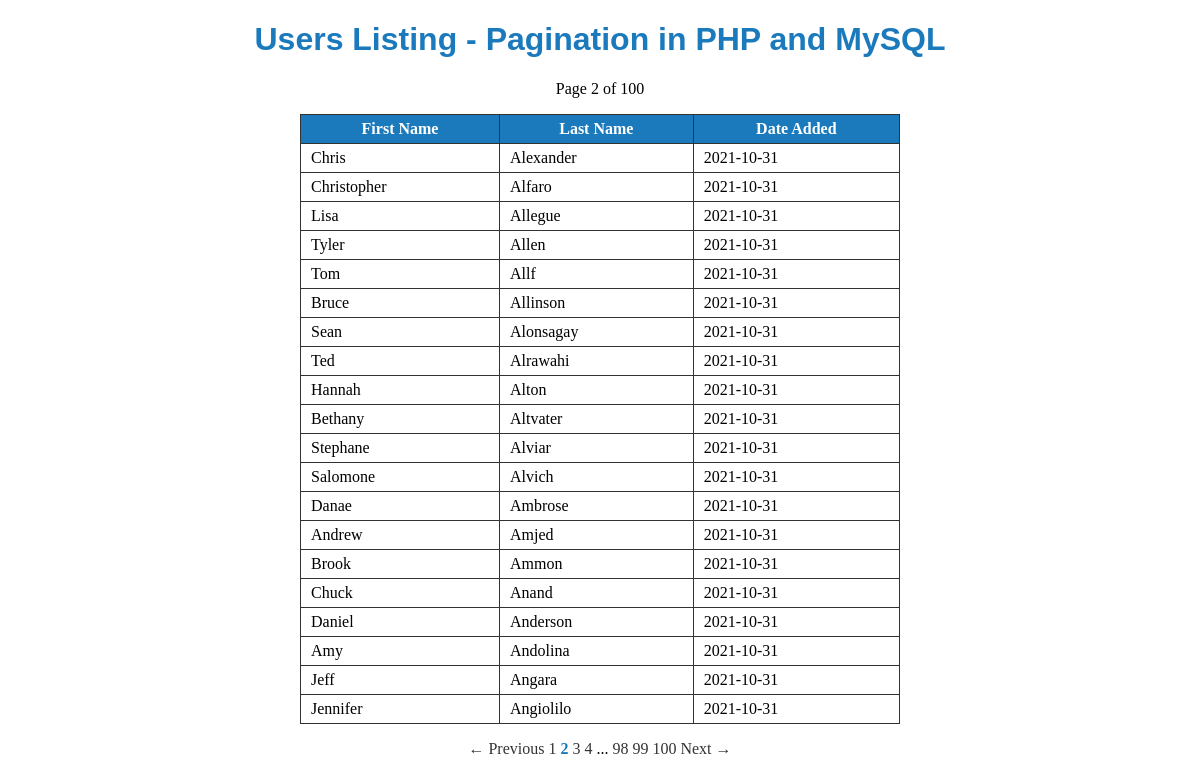
The app's page /index.php?page=2 with its own data.
### tables this page shows
CREATE TABLE users (
  id int(11) NOT NULL auto_increment,
  first_name varchar(255),
  last_name varchar(255),
  date_added TIMESTAMP DEFAULT CURRENT_TIMESTAMP,
  PRIMARY KEY (id)
);

### src/Database.php (called while the page is built, shortened)
<?php
  class Database {
    private $host;
    private $user;
    private $password;
    private $database;
    public function __construct()
    {
      $this->host = DB_SERVER;
      $this->user = DB_USER;
      $this->password = DB_PASS;
      $this->database = DB_NAME;
    }
    public function db_connect() {
      $connection = mysqli_connect($this->host, $this->user, $this->password, $this->database);
      return $connection;
    }
    public function db_query($connection, $sql) {
      $result_set = mysqli_query($connection, $sql);
      return $result_set;
    }
    public function db_fetch_assoc($result_set) {
      return mysqli_fetch_assoc($result_set);
    }
    public function db_escape($connection, $string) {
      return mysqli_real_escape_string($connection, $string);
    }
  }
?>

### src/Functions.php (called while the page is built, shortened)
<?php
  class Functions {
    private $dbObj;
    private $db;
    public function __construct($db)
    {
      $this->dbObj = $db;
      $this->db = $this->dbObj->db_connect();
    }
    public function find_customers($limit=0, $offset=0) {
      $sql = "SELECT * FROM users ";
      $sql .= "ORDER BY last_name ASC, first_name ASC";
      if($limit > 0) {
        $sql .= " LIMIT " . $this->dbObj->db_escape($this->db, $limit);
      }
      if($offset > 0) {
        $sql .= " OFFSET " . $this->dbObj->db_escape($this->db, $offset);
      }
      $result = $this->dbObj->db_query($this->db, $sql);
      return $result;
    }
    public function count_customers() {
      $sql = "SELECT COUNT(*) FROM users ";
      $result = $this->dbObj->db_query($this->db, $sql);
      $array =  $this->dbObj->db_fetch_assoc($result);
      return $array['COUNT(*)'];
    }
    public  function escape($string="") {
      return htmlspecialchars($string);
    }
  }
?>

### index.php (the view, shortened to what this page needs)
<?php
    $dbObj = new Database();
    $utility = new Functions($dbObj);
    $total_count = $utility->count_customers();
    $page = $_GET['page'] ?? 1;
    $pagination = new Pagination($total_count, $page, 20);
    $users = $utility->find_customers($pagination->per_page, $pagination->offset());
?>
<!doctype html>
<html lang="en">
  <head>
    <link rel="stylesheet" href="css/style.css">
  </head>
  <body>
    <h1>Users Listing - Pagination in PHP and MySQL </h1>
    <p class="page-status">
      Page <?php echo $pagination->current_page; ?> of <?php echo $pagination->total_pages(); ?>
    </p>
    <table id="customer-list">
      <tr>
        <th>First Name</th>
        <th>Last Name</th>
        <th>Date Added</th>
      </tr>
      <?php
        while($user = $dbObj->db_fetch_assoc($users)) {
          echo "<tr>";
          echo "<td>" . $utility->escape($user['first_name']) . "</td>";
          echo "<td>" . $utility->escape($user['last_name']) . "</td>";
          echo "<td>" . $utility->escape(Date('Y-m-d', strtotime($user['date_added']))) . "</td>";
          echo "</tr>";
        }
      ?>
    </table>
    <?php echo $pagination->page_links('index.php'); ?>
  </body>
</html>

### css/style.css (style rules this page uses)
html, body { margin: 0; padding: 0; height: 100%; width: 100%; }
h1 { width: 100%; text-align: center; font-family: sans-serif; color: #1B7ABC; }
table#customer-list { width: 50%; border-collapse: collapse; margin: 0 auto; }
table tr th { color: #fff; background: #1B7ABC; }
table tr td, table tr th { border: 1px solid #333; padding: 5px 10px; }
p.page-status, p.pagination { width: 100%; text-align: center; }

### records on screen
users: first_name "Chris", last_name "Alexander", date_added "2021-10-31"
users: first_name "Christopher", last_name "Alfaro", date_added "2021-10-31"
users: first_name "Lisa", last_name "Allegue", date_added "2021-10-31"
users: first_name "Tyler", last_name "Allen", date_added "2021-10-31"
users: first_name "Tom", last_name "Allf", date_added "2021-10-31"
users: first_name "Bruce", last_name "Allinson", date_added "2021-10-31"
users: first_name "Sean", last_name "Alonsagay", date_added "2021-10-31"
users: first_name "Ted", last_name "Alrawahi", date_added "2021-10-31"
users: first_name "Hannah", last_name "Alton", date_added "2021-10-31"
users: first_name "Bethany", last_name "Altvater", date_added "2021-10-31"
users: first_name "Stephane", last_name "Alviar", date_added "2021-10-31"
users: first_name "Salomone", last_name "Alvich", date_added "2021-10-31"
users: first_name "Danae", last_name "Ambrose", date_added "2021-10-31"
users: first_name "Andrew", last_name "Amjed", date_added "2021-10-31"
users: first_name "Brook", last_name "Ammon", date_added "2021-10-31"
users: first_name "Chuck", last_name "Anand", date_added "2021-10-31"
users: first_name "Daniel", last_name "Anderson", date_added "2021-10-31"
users: first_name "Amy", last_name "Andolina", date_added "2021-10-31"
users: first_name "Jeff", last_name "Angara", date_added "2021-10-31"
users: first_name "Jennifer", last_name "Angiolilo", date_added "2021-10-31"

### other values on screen
$pagination->current_page "2"
$pagination->total_pages() "100"
